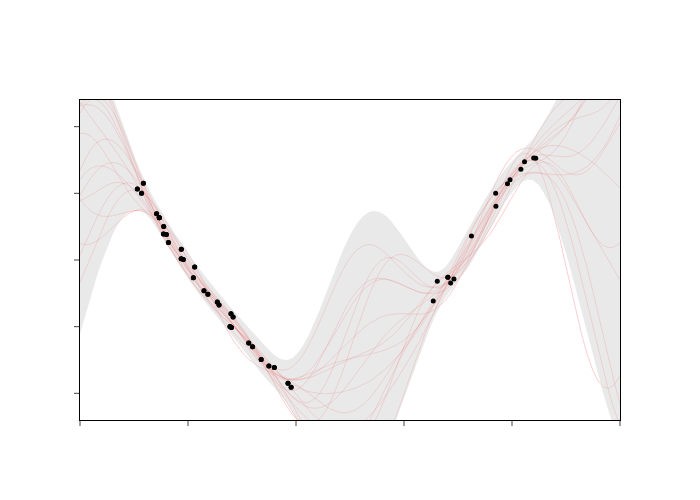

Here is the notebook cell this chart was saved with:
### Code cell
# Plot the result
fig = go.FigureWidget()

# fig.add_scatter(x=x, y=y, mode='lines',
#                   line={'color':'black'},
#                   name='true function', showlegend=True)

bgps2=True
blin=False
bs2=True
bGP=True
showlegend=False
if bGP:
  xrange=[0,1]
  if bgps2:
    for q in range(s2_ys.shape[2]):
      showlegend_s=True if (q==0 and showlegend) else False
      fig.add_scatter(x=x, y=s2_ys[:,0,q], mode='lines',
                      line={'color':'red', 'width':0.2},
                      name='GP samples', legendgroup='GP samples', 
                      showlegend=showlegend_s)  
    #fig.add_scatter(x=x, y=mu_s2[:,0], mode='lines',
    #                  line={'color':'black'},
    #                  name='GP mean', showlegend=True)
    fig.add_scatter(x=x, y=mu_s2[:,0]-2*std_s2, mode='lines',
                      line={'color':'lightgray', 'width':0},
                      name='GP-std', showlegend=showlegend)
    fig.add_scatter(x=x, y=mu_s2[:,0]+2*std_s2, mode='lines',
                      line={'color':'lightgray', 'width':0},
                      name='GP+std', showlegend=showlegend, fill='tonexty')
  else:
    for q in range(s2_ys.shape[2]):
      showlegend_s=True if (q==0 and showlegend) else False
      fig.add_scatter(x=x, y=s1_ys[:,0,q], mode='lines',
                      line={'color':'red', 'width':0.2},
                      name='GP samples', legendgroup='GP samples', showlegend=showlegend_s)  
    #fig.add_scatter(x=x, y=mu_s1[:,0], mode='lines',
    #                  line={'color':'black'},
    #                  name='GP mean', showlegend=True)
    fig.add_scatter(x=x, y=mu_s1[:,0]-2*std_s1, mode='lines',
                      line={'color':'lightgray', 'width':0},
                      name='GP-std', showlegend=False)
    fig.add_scatter(x=x, y=mu_s1[:,0]+2*std_s1, mode='lines',
                      line={'color':'lightgray', 'width':0},
                      name='GP+std', showlegend=showlegend, fill='tonexty')       
else:
  xrange=[0,0.5]

if blin:
  fig.add_scatter(x=x, y=lin_s1.predict(x.reshape(-1,1)), mode='lines',
                    line={'color':'black'},
                    name='Linear regression', showlegend=showlegend)
if bs2:
  fig.add_scatter(x=np.hstack([s1_x,s2_x]), y=np.hstack([s1_y,s2_y]), mode='markers',
                    marker={'symbol':'circle', 'color':'black', 'size':5},
                    name='samples', showlegend=False)                            
fig.add_scatter(x=s1_x, y=s1_y, mode='markers',
                    marker={'symbol':'circle', 'color':'black', 'size':5},
                    name='samples', showlegend=showlegend)

fig.update_layout(width=700, height=500,
                  xaxis={'range':xrange, 'showticklabels':False, 'ticks':'outside', 'linecolor': 'black', 'linewidth': 1, 'mirror': True, 'showgrid':False, 'zeroline':False},
                  yaxis={'range':[-1.2,1.2], 'showticklabels':False, 'ticks':'outside', 'linecolor': 'black', 'linewidth': 1, 'mirror': True, 'showgrid':False, 'zeroline':False},
                  plot_bgcolor='white', paper_bgcolor='white'
                  )

fig.show()
